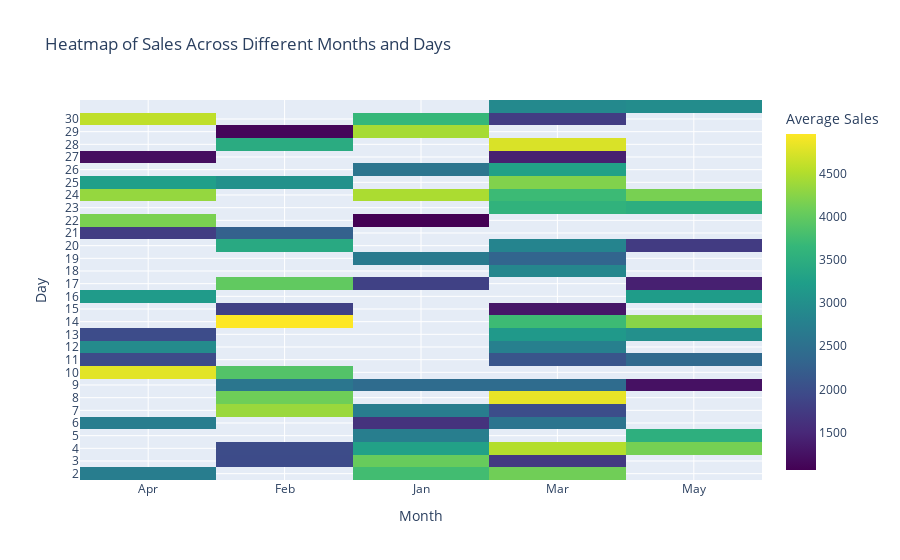

Write notebook code for a chart like this one.
### Code cell
# Q3. 3. Using the sales data, generate a heatmap to visualize the variation in sales across different months and days.
# np.random.seed(20)
# data = {
#    'Month': np.random.choice(['Jan', 'Feb', 'Mar', 'Apr', 'May'], 100),
#    'Day': np.random.choice(range(1, 31), 100),
#    'Sales': np.random.randint(1000, 5000, 100)
# }
# df = pd.DataFrame(data)
# Ans -- 
import plotly.graph_objects as go
import pandas as pd
import numpy as np

# Step 1: Generate the dataset
np.random.seed(20)
data = {
    'Month': np.random.choice(['Jan', 'Feb', 'Mar', 'Apr', 'May'], 100),
    'Day': np.random.choice(range(1, 31), 100),
    'Sales': np.random.randint(1000, 5000, 100)
}
df = pd.DataFrame(data)

# Step 2: Prepare data for heatmap
# Pivot the DataFrame to create a matrix for the heatmap
heatmap_data = df.pivot_table(index='Day', columns='Month', values='Sales', aggfunc='mean')

# Step 3: Create and display the heatmap
fig = go.Figure(data=go.Heatmap(
    z=heatmap_data.values,
    x=heatmap_data.columns,
    y=heatmap_data.index,
    colorscale='Viridis',  # Color scale
    colorbar=dict(title='Average Sales')  # Color bar title
))

# Customize the layout
fig.update_layout(
    title='Heatmap of Sales Across Different Months and Days',
    xaxis_title='Month',
    yaxis_title='Day',
    xaxis=dict(tickvals=list(range(len(heatmap_data.columns))), ticktext=heatmap_data.columns),
    yaxis=dict(tickvals=list(range(len(heatmap_data.index))), ticktext=heatmap_data.index)
)

# Show the plot
fig.show()

### Figure 1 — Plotly figure (JSON) as saved in the notebook; plotly's stock layout.template omitted (floating-point values rounded to 4 significant figures; data arrays with more than 128 entries replaced by an {"elided": "..."} marker saying what was removed)
{"data": [{"colorbar": {"title": {"text": "Average Sales"}}, "colorscale": [[0, "#440154"], [0.1111, "#482878"], [0.2222, "#3e4989"], [0.3333, "#31688e"], [0.4444, "#26828e"], [0.5556, "#1f9e89"], [0.6667, "#35b779"], [0.7778, "#6ece58"], [0.8889, "#b5de2b"], [1, "#fde725"]], "type": "heatmap", "x": ["Apr", "Feb", "Jan", "Mar", "May"], "y": [1, 2, 3, 4, 5, 6, 7, 8, 9, 10, 11, 12, 13, 14, 15, 16, 17, 18, 19, 20, 21, 22, 23, 24, 25, 26, 27, 28, 29, 30], "z": {"elided": "30x5 float values"}}], "layout": {"autosize": true, "title": {"text": "Heatmap of Sales Across Different Months and Days"}, "xaxis": {"autorange": true, "range": [-0.5, 4.5], "ticktext": ["Apr", "Feb", "Jan", "Mar", "May"], "tickvals": [0, 1, 2, 3, 4], "title": {"text": "Month"}, "type": "category"}, "yaxis": {"autorange": true, "range": [0.5, 30.5], "ticktext": [1, 2, 3, 4, 5, 6, 7, 8, 9, 10, 11, 12, 13, 14, 15, 16, 17, 18, 19, 20, 21, 22, 23, 24, 25, 26, 27, 28, 29, 30], "tickvals": [0, 1, 2, 3, 4, 5, 6, 7, 8, 9, 10, 11, 12, 13, 14, 15, 16, 17, 18, 19, 20, 21, 22, 23, 24, 25, 26, 27, 28, 29], "title": {"text": "Day"}, "type": "linear"}}}
